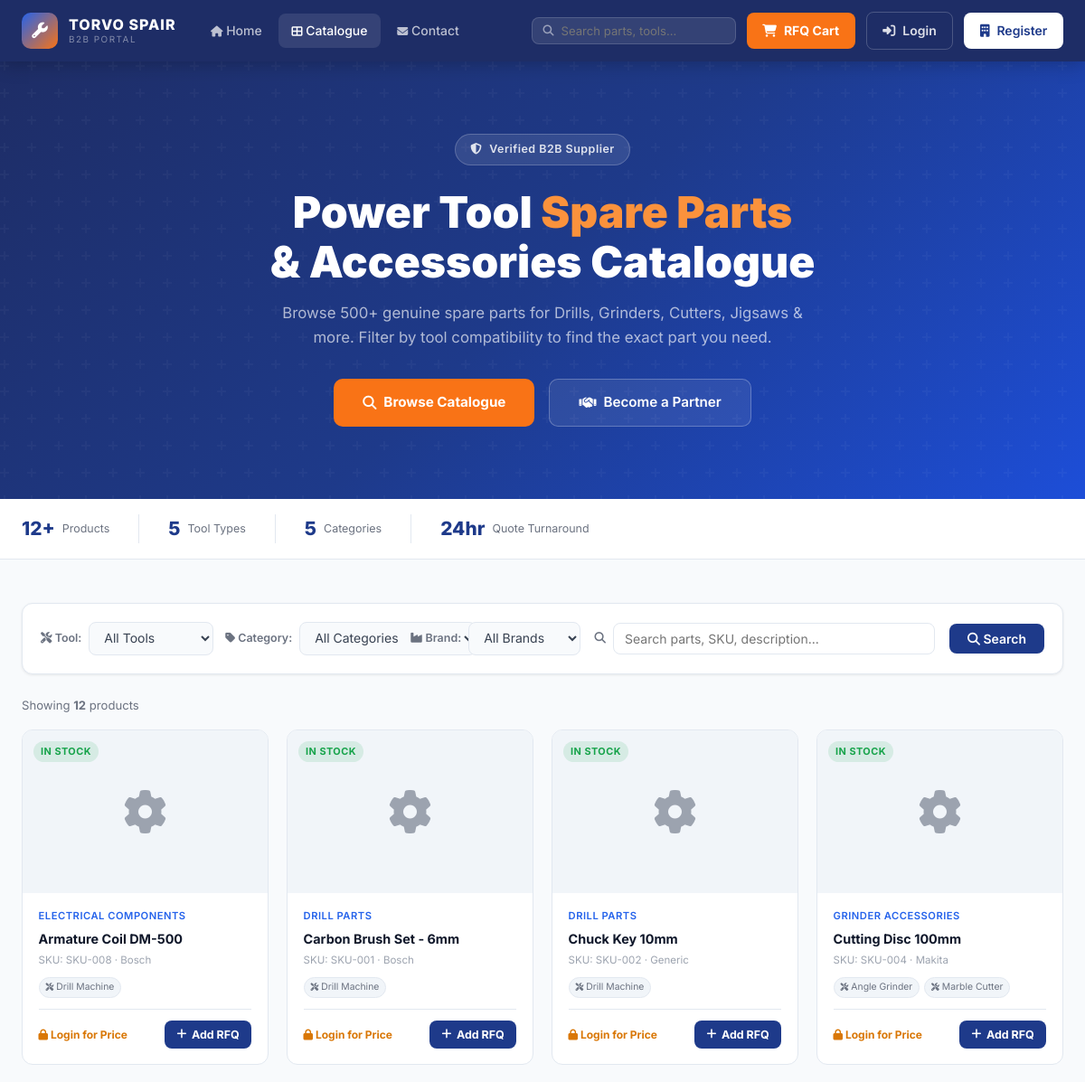
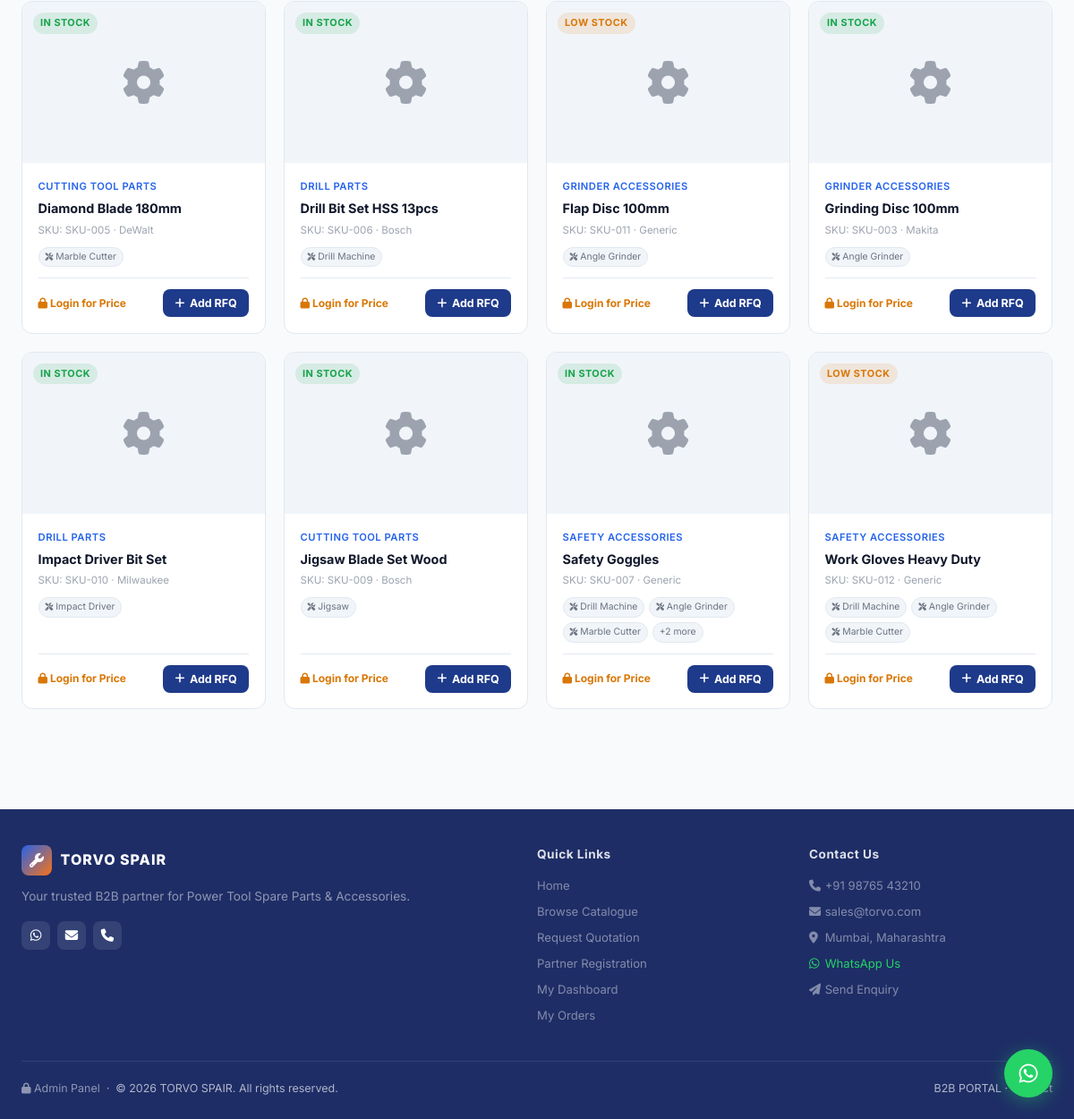
Screenshot of /portal/catalogue.php with the database file from the repository (2 pictures, top to bottom).
### tables this page shows
CREATE TABLE IF NOT EXISTS settings (
    setting_key VARCHAR(100) PRIMARY KEY,
    setting_value TEXT,
    category ENUM('frontend', 'admin', 'system') DEFAULT 'frontend',
    updated_at TIMESTAMP DEFAULT CURRENT_TIMESTAMP ON UPDATE CURRENT_TIMESTAMP
);

CREATE TABLE IF NOT EXISTS products (
    id INT AUTO_INCREMENT PRIMARY KEY,
    name VARCHAR(150) NOT NULL,
    sku VARCHAR(100) UNIQUE,
    category_id INT NOT NULL,
    brand VARCHAR(100),
    price DECIMAL(10,2) DEFAULT 0.00,
    quantity INT DEFAULT 0,
    min_stock INT DEFAULT 5,
    description TEXT,
    image VARCHAR(255),
    barcode VARCHAR(100),
    status ENUM('active', 'inactive') DEFAULT 'active',
    created_at TIMESTAMP DEFAULT CURRENT_TIMESTAMP,
    updated_at TIMESTAMP DEFAULT CURRENT_TIMESTAMP ON UPDATE CURRENT_TIMESTAMP,
    FOREIGN KEY (category_id) REFERENCES categories(id) ON DELETE CASCADE
);

CREATE TABLE IF NOT EXISTS categories (
    id INT AUTO_INCREMENT PRIMARY KEY,
    name VARCHAR(100) NOT NULL,
    description TEXT,
    status ENUM('active', 'inactive') DEFAULT 'active',
    created_at TIMESTAMP DEFAULT CURRENT_TIMESTAMP,
    updated_at TIMESTAMP DEFAULT CURRENT_TIMESTAMP ON UPDATE CURRENT_TIMESTAMP
);

### portal/catalogue.php (the view, shortened to what the rows shown need)
<?php
require_once __DIR__ . '/config/auth.php';
$db     = portalDB();
$toolId  = (int)($_GET['tool']   ?? 0);
$catId   = (int)($_GET['cat']    ?? 0);
$brand   = sanitize($_GET['brand']  ?? '');
$search  = sanitize($_GET['search'] ?? '');
$where = ["p.status = 'active'"];
$params = [];
$sql = "SELECT p.*, c.name AS category_name FROM products p
        JOIN categories c ON p.category_id = c.id
        WHERE " . implode(' AND ', $where) . " ORDER BY p.name";
$stmt = $db->prepare($sql);
$stmt->execute($params);
$products = $stmt->fetchAll();
$allCompat = [];
$compatRows = $db->query("SELECT pc.product_id, t.name AS tool_name FROM product_compatibility pc JOIN tools t ON pc.tool_id = t.id")->fetchAll();
foreach ($compatRows as $r) $allCompat[$r['product_id']][] = $r['tool_name'];
include __DIR__ . '/includes/header.php';
$rfqCart = getRFQCart();
?>
<?php if (!$toolId && !$catId && !$brand && !$search): ?>
<div class="portal-hero">
    <div class="hero-inner">
        <h1 class="hero-title">Power Tool <span>Spare Parts</span><br>& Accessories Catalogue</h1>
    </div>
</div>
<?php endif; ?>
<div id="catalogue-section" class="section container">
    <?php if (empty($products)): ?>
    <div class="empty-state">
        <i class="fas fa-search-minus"></i>
        <h3>No products found</h3>
        <p>Try adjusting your filters or <a href="catalogue.php" style="color:var(--primary);">view all products</a></p>
    </div>
    <?php else: ?>
    <div class="product-grid">
        <?php foreach ($products as $p):
            $inCart = isset($rfqCart[$p['id']]);
            $stockClass = $p['quantity'] == 0 ? 'badge-out' : ($p['quantity'] <= $p['min_stock'] ? 'badge-low' : 'badge-instock');
            $stockLabel = $p['quantity'] == 0 ? 'Out of Stock' : ($p['quantity'] <= $p['min_stock'] ? 'Low Stock' : 'In Stock');
            $compatTags = $allCompat[$p['id']] ?? [];
        ?>
        <div class="product-card">
            <div class="product-img">
                <?php if ($p['image'] && file_exists(UPLOAD_DIR . $p['image'])): ?>
                    <img src="<?= UPLOAD_URL . htmlspecialchars($p['image']) ?>" alt="<?= htmlspecialchars($p['name']) ?>">
                <?php else: ?>
                    <i class="fas fa-cog no-img"></i>
                <?php endif; ?>
                <span class="product-badge <?= $stockClass ?>"><?= $stockLabel ?></span>
            </div>
            <div class="product-body">
                <div class="product-cat"><?= htmlspecialchars($p['category_name']) ?></div>
                <div class="product-name"><?= htmlspecialchars($p['name']) ?></div>
                <div class="product-sku">SKU: <?= htmlspecialchars($p['sku']) ?> <?= $p['brand']?'· ' . htmlspecialchars($p['brand']):'' ?></div>
                <?php if (!empty($compatTags)): ?>
                <div class="product-compat">
                    <?php foreach (array_slice($compatTags,0,3) as $tag): ?>
                    <span class="compat-tag"><i class="fas fa-tools" style="font-size:0.55rem;"></i> <?= htmlspecialchars($tag) ?></span>
                    <?php endforeach; ?>
                    <?php if (count($compatTags)>3): ?><span class="compat-tag">+<?= count($compatTags)-3 ?> more</span><?php endif; ?>
                </div>
                <?php endif; ?>
                <div class="product-footer">
                    <div class="product-price">
                        <?php if ($customer && isset($customer['status']) && $customer['status'] === 'active'): ?>
                            <?= formatCurrency($p['price']) ?>
                            <small>/ unit</small>
                        <?php else: ?>
                            <div style="font-size:0.75rem;color:var(--warning);font-weight:700;"><i class="fas fa-lock"></i> <?php echo $customer ? 'Pending Approval' : 'Login for Price'; ?></div>
                        <?php endif; ?>
                    </div>
                    <?php if ($p['quantity'] > 0): ?>
                    <form method="POST">
                        <button type="submit" class="btn-add-rfq <?= $inCart?'added':'' ?>">
                            <?php if ($inCart): ?>
                                <i class="fas fa-check"></i> In Cart
                            <?php else: ?>
                                <i class="fas fa-plus"></i> Add RFQ
                            <?php endif; ?>
                        </button>
                    </form>
                    <?php else: ?>
                    <span style="font-size:0.75rem;color:var(--danger);font-weight:600;">Unavailable</span>
                    <?php endif; ?>
                </div>
            </div>
        </div>
        <?php endforeach; ?>
    </div>
    <?php endif; ?>
</div>
<?php include __DIR__ . '/includes/footer.php'; ?>

### portal/includes/header.php (shortened to what the rows shown need)
<?php
require_once __DIR__ . '/../config/auth.php';
$customer = customerLoggedIn() ? currentCustomer() : null;
?>
<!DOCTYPE html>
<html lang="en">
<head>
    <link rel="stylesheet" href="https://cdnjs.cloudflare.com/ajax/libs/font-awesome/6.5.0/css/all.min.css">
    <link rel="stylesheet" href="<?= PORTAL_URL ?>/assets/css/portal.css">
</head>
<body>
<nav class="portal-nav">
    <div class="nav-inner">
        <a href="<?= PORTAL_URL ?>/home.php" class="nav-brand">
            <div class="nav-brand-text">
                <div class="brand-name"><?= getSetting('site_title', 'TORVO SPAIR') ?></div>
                <div class="brand-sub"><?= getSetting('b2b_subtitle', 'B2B Portal') ?></div>
            </div>
        </a>
    </div>
</nav>

### portal/includes/footer.php (shortened to what the rows shown need)
<footer class="portal-footer">
    <div class="footer-inner">
        <div class="footer-grid">
            <div class="footer-about">
                <div style="display:flex;align-items:center;gap:0.6rem;margin-bottom:0.5rem;">
                    <?php $dynLogo = getSetting('logo_image'); if ($dynLogo): ?>
                        <img src="<?= UPLOAD_URL . $dynLogo ?>" alt="Logo" style="height:34px;border-radius:6px;background:#fff;padding:2px;">
                    <?php else: ?>
                        <div style="width:34px;height:34px;background:linear-gradient(135deg,#2563eb,#f97316);border-radius:8px;display:flex;align-items:center;justify-content:center;font-size:1rem;"><i class="fas fa-wrench" style="color:#fff;"></i></div>
                    <?php endif; ?>
                    <span style="font-size:1rem;font-weight:800;color:#fff;letter-spacing:1px;"><?= getSetting('site_title', 'TORVO SPAIR') ?></span>
                </div>
            </div>
            <div class="footer-col">
                <h4>Contact Us</h4>
                <a href="tel:<?= getSetting('contact_phone', '+91 98000 00000') ?>"><i class="fas fa-phone" style="width:14px;"></i> <?= getSetting('contact_phone', '+91 98000 00000') ?></a>
                <a href="mailto:<?= getSetting('contact_email', 'sales@torvo.com') ?>"><i class="fas fa-envelope" style="width:14px;"></i> <?= getSetting('contact_email', 'sales@torvo.com') ?></a>
                <a href="#"><i class="fas fa-map-marker-alt" style="width:14px;"></i> <?= getSetting('contact_address', 'Mumbai, Maharashtra') ?></a>
                <a href="https://api.whatsapp.com/send?phone=<?= getSetting('whatsapp_number', '919800000000') ?>" target="_blank" style="color:#25d366;margin-top:0.25rem;"><i class="fab fa-whatsapp" style="width:14px;"></i> WhatsApp Us</a>
                <a href="<?= PORTAL_URL ?>/contact.php"><i class="fas fa-paper-plane" style="width:14px;"></i> Send Enquiry</a>
            </div>
        </div>
        <div class="footer-bottom">
            <span><a href="../admin.php" style="color:rgba(255,255,255,0.5);text-decoration:none;" target="_blank"><i class="fas fa-lock" style="font-size:0.75rem;"></i> Admin Panel</a> &nbsp;&middot;&nbsp; © <?= date('Y') ?> <?= getSetting('site_title', 'TORVO SPAIR') ?>. All rights reserved.</span>
            <span><?= getSetting('b2b_subtitle', 'B2B PORTAL') ?> · <a href="<?= PORTAL_URL ?>/contact.php" style="color:rgba(255,255,255,0.5);">Contact</a></span>
        </div>
    </div>
</footer>
</body>
</html>

### rows the page displays
settings: setting_value "TORVO SPAIR"
products: stockLabel "IN STOCK", category.name "ELECTRICAL COMPONENTS", name "Armature Coil DM-500", sku "SKU-008", brand "Bosch", id "Drill Machine", shows "Add RFQ"
products: stockLabel "IN STOCK", category.name "DRILL PARTS", name "Carbon Brush Set - 6mm", sku "SKU-001", brand "Bosch", id "Drill Machine", shows "Add RFQ"
products: stockLabel "IN STOCK", category.name "DRILL PARTS", name "Chuck Key 10mm", sku "SKU-002", brand "Generic", id "Drill Machine", shows "Add RFQ"
products: stockLabel "IN STOCK", category.name "GRINDER ACCESSORIES", name "Cutting Disc 100mm", sku "SKU-004", brand "Makita", id "Angle Grinder", id "Marble Cutter", shows "Add RFQ"
products: stockLabel "IN STOCK", category.name "CUTTING TOOL PARTS", name "Diamond Blade 180mm", sku "SKU-005", brand "DeWalt", id "Marble Cutter", shows "Add RFQ"
products: stockLabel "IN STOCK", category.name "DRILL PARTS", name "Drill Bit Set HSS 13pcs", sku "SKU-006", brand "Bosch", id "Drill Machine", shows "Add RFQ"
products: stockLabel "LOW STOCK", category.name "GRINDER ACCESSORIES", name "Flap Disc 100mm", sku "SKU-011", brand "Generic", id "Angle Grinder", shows "Add RFQ"
products: stockLabel "IN STOCK", category.name "GRINDER ACCESSORIES", name "Grinding Disc 100mm", sku "SKU-003", brand "Makita", id "Angle Grinder", shows "Add RFQ"
products: stockLabel "IN STOCK", category.name "DRILL PARTS", name "Impact Driver Bit Set", sku "SKU-010", brand "Milwaukee", id "Impact Driver", shows "Add RFQ"
products: stockLabel "IN STOCK", category.name "CUTTING TOOL PARTS", name "Jigsaw Blade Set Wood", sku "SKU-009", brand "Bosch", id "Jigsaw", shows "Add RFQ"
products: stockLabel "IN STOCK", category.name "SAFETY ACCESSORIES", name "Safety Goggles", sku "SKU-007", brand "Generic", id "Drill Machine", id "Angle Grinder", id "Marble Cutter", count($compatTags)-3 "2", shows "Add RFQ"
products: stockLabel "LOW STOCK", category.name "SAFETY ACCESSORIES", name "Work Gloves Heavy Duty", sku "SKU-012", brand "Generic", id "Drill Machine", id "Angle Grinder", id "Marble Cutter", shows "Add RFQ"
settings: setting_value "+91 98765 43210"
settings: setting_value "sales@torvo.com"

### other values shown
getSetting('b2b_subtitle', 'B2B Portal') "B2B PORTAL"
count($products) "12"
count($tools) "5"
count($categories) "5"
getSetting('contact_address', 'Mumbai, Maharashtra') "Mumbai, Maharashtra"
getSetting('b2b_subtitle', 'B2B PORTAL') "B2B PORTAL"
